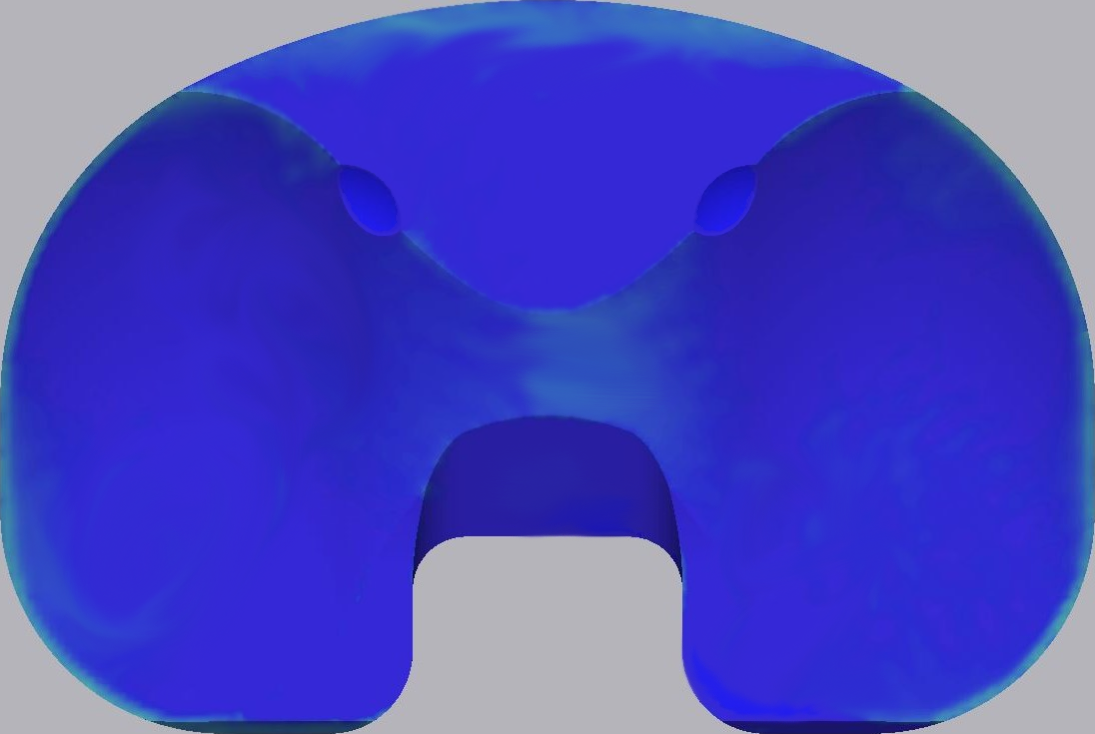
#> input picture GeneriranjeSlik/obrabe_assets/base_image.png, 1095 x 734 px
$ jupyter execute generateImages.ipynb
#> lines starting #> are read from the running program, lines starting #| are printed output that depends on the picture
[cell 1]
import cv2
import matplotlib.pyplot as plt
import numpy as np

# cv2.IMREAD_UNCHANGED, da preberemo tudi alpha kanal
base = cv2.imread('./obrabe_assets/base_image.png', cv2.IMREAD_UNCHANGED)
#> base is the input picture: shape (734, 1095, 4); mean B, G, R, A 193, 72.4, 73.9, 255
plt.imshow(cv2.cvtColor(base, cv2.COLOR_BGR2RGB))
plt.show()

[cell 2]
overlay = cv2.imread('./obrabe_assets/minimalShift/18.png', cv2.IMREAD_UNCHANGED)
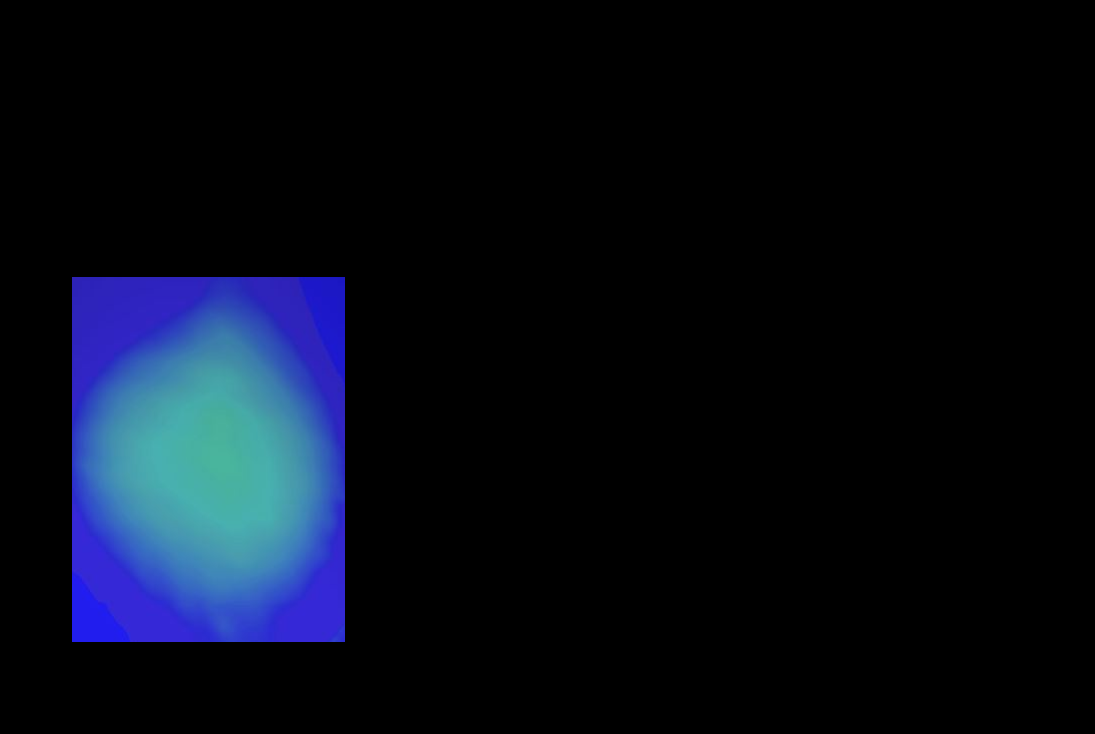
#> input picture GeneriranjeSlik/obrabe_assets/minimalShift/18.png, 1095 x 734 px
#> overlay is the input picture: shape (734, 1095, 4); mean B, G, R, A 23.2, 12, 6.9, 20.7

zdruzeno = base[:, :, :3] * (1 - overlay[:, :, 3:] / 255) + overlay[:, :, :3] * (overlay[:, :, 3:] / 255)
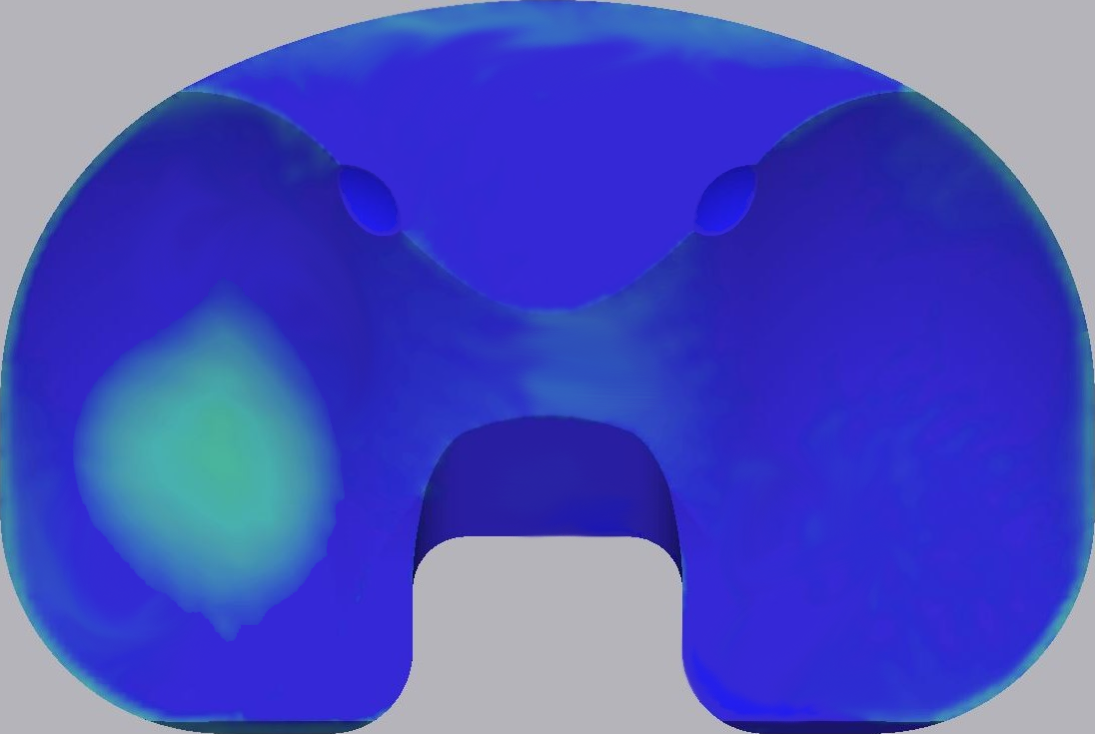
#> zdruzeno: shape (734, 1095, 3) float64; mean B, G, R 190.8, 79.6, 74.8

# https://linuxtut.com/en/923aefb052f217f2f3c5/
# png_image [:,:, 3:] is the alpha channel retrieval. The range of the alpha channel is 0-255,
# so divide by 255 to get a ratio of 0-1. You can get the final image by multiplying the image
# to be drawn by the calculated ratio, multiplying the background by the "remaining" of the ratio,
# and adding them together.

cv2.imwrite('./slike_generirane/zdruzeno.png', zdruzeno)
zdruzeno = zdruzeno.astype(np.uint8) # Because component values became float
plt.imshow(cv2.cvtColor(zdruzeno, cv2.COLOR_BGR2RGB))
plt.show()
